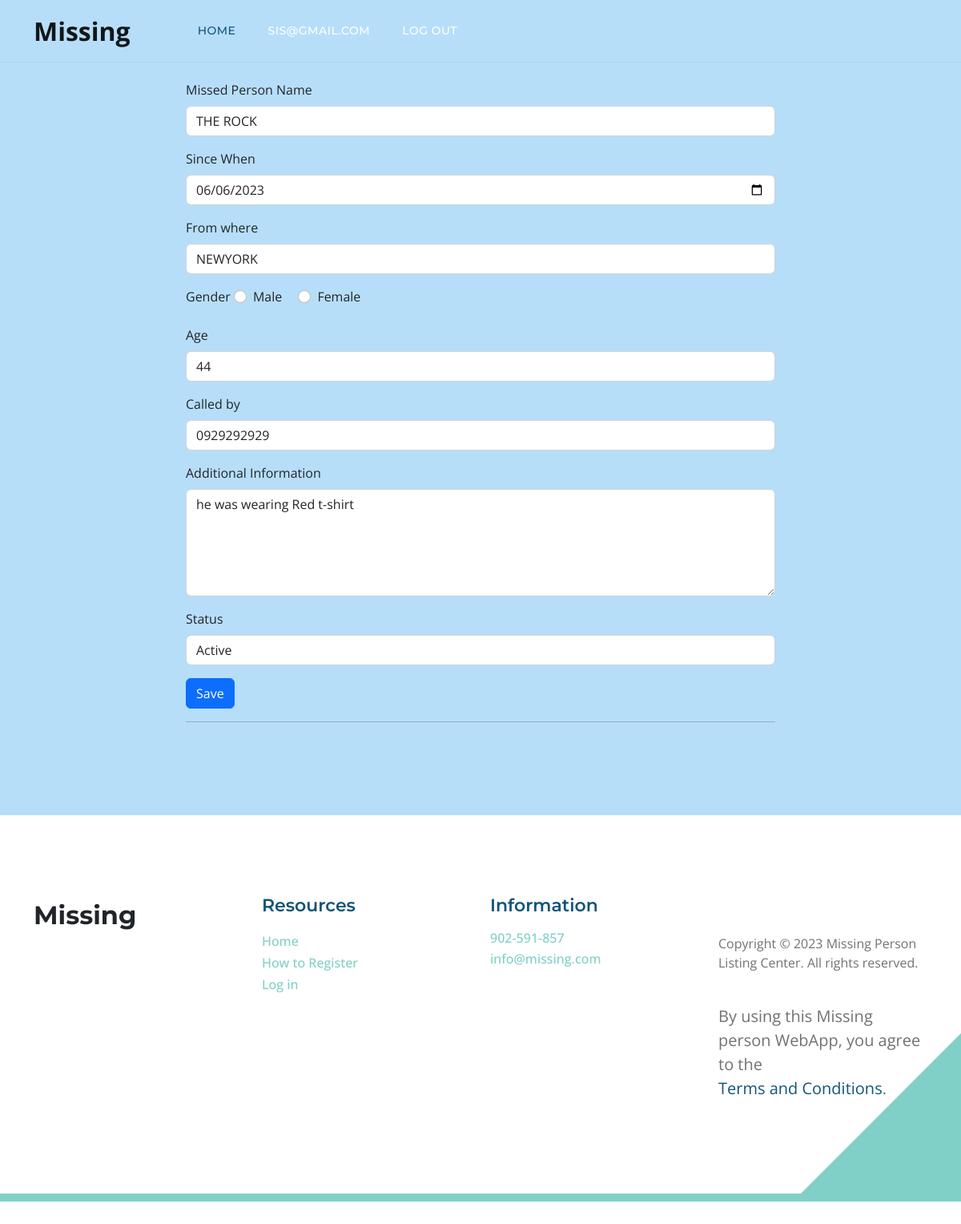
The app's page /2/update (signed in), older data.
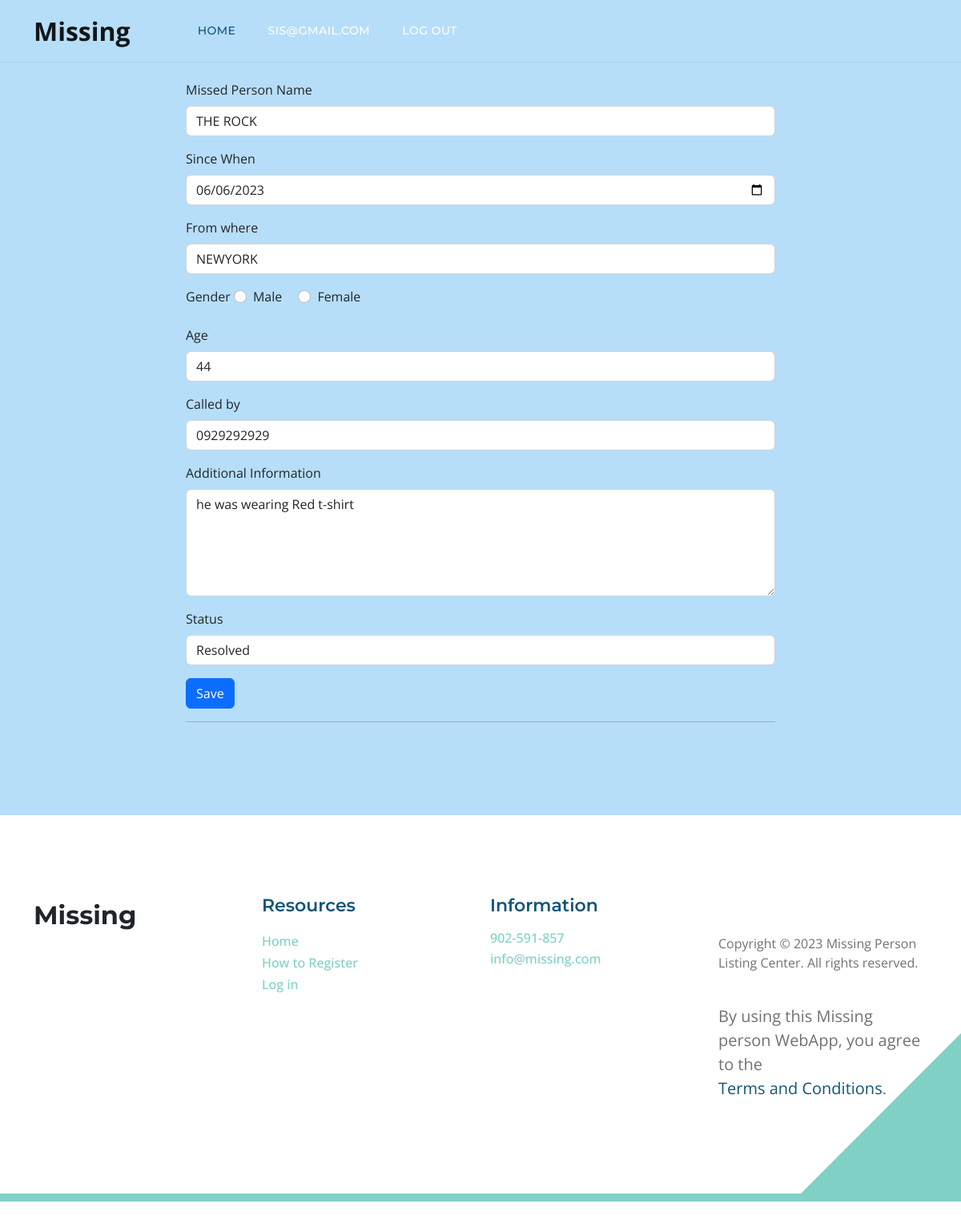
The same page, newer data.
### tables this page shows
CREATE TABLE post (
  id INTEGER PRIMARY KEY AUTOINCREMENT,
  finder_id INTEGER NOT NULL,
  created TIMESTAMP NOT NULL DEFAULT CURRENT_TIMESTAMP,
  missed_name TEXT NOT NULL,
  since TEXT NOT NULL,
  missing_from TEXT NOT NULL,
  gender TEXT NOT NULL,
  age TEXT NOT NULL,
  call_on TEXT NOT NULL,
  additional_info TEXT NOT NULL,
  photo_url TEXT NOT NULL,
  status TEXT NOT NULL DEFAULT 'active',
  FOREIGN KEY (finder_id) REFERENCES user (id)
);

### missing/blog.py (the view, shortened to what this page needs)
@bp.route('/<int:id>/update', methods=('GET', 'POST'))
@login_required
def update(id):
    post = get_post(id)
    return render_template('blog/update.html', post=post)

### missing/auth.py (called while the page is built)
def login_required(view):
    @functools.wraps(view)
    def wrapped_view(**kwargs):
        if g.user is None:
            return redirect(url_for('auth.login'))
        return view(**kwargs)
    return wrapped_view

@bp.before_app_request
def load_logged_in_user():
    user_id = session.get('user_id')
    if user_id is None:
        g.user = None
    else:
        db = get_db()
        g.user = db.execute(
            'SELECT * FROM user WHERE id = ?', (user_id,)
        ).fetchone()

### missing/blog.py (called while the page is built)
def get_post(id, check_finder=True):
    post = get_db().execute(
        'SELECT p.id, missed_name, since, missing_from, gender, age, call_on, additional_info, photo_url, status, created, finder_id, email'
        ' FROM post p JOIN user u ON p.finder_id = u.id'
        ' WHERE p.id = ?',
        (id,)
    ).fetchone()
    if post is None:
        abort(404, f"Post id {id} doesn't exist.")
    if check_finder and post['finder_id'] != g.user['id']:
        abort(403)
    return post

### missing/db.py (called while the page is built)
def get_db():
    if 'db' not in g:
        g.db = sqlite3.connect(
            current_app.config['DATABASE'],
            detect_types=sqlite3.PARSE_DECLTYPES
        )
        g.db.row_factory = sqlite3.Row
    return g.db

### missing/templates/blog/update.html (shortened to what this page needs)
{% extends 'base.html' %}
{% block content %}
<section class="topics-detail-section section-padding" id="topics-detail">
  <div class="container">
    <div class="row justify-content-center">
      <div class="col-md-8">
        <form method="post">
          <div class="mb-3">
            <label for="missed_name" class="form-label">Missed Person Name</label>
            <input type="text" class="form-control" id="missed_name" name="missed_name" value="{{ request.form['missed_name'] or post['missed_name'] }}" required>
          </div>
          <div class="mb-3">
            <label for="since" class="form-label">Since When</label>
            <input type="date" class="form-control" id="since" name="since" value="{{ request.form['since'] or post['since'] }}" required>
          </div>
          <div class="mb-3">
            <label for="missing_from" class="form-label">From where</label>
            <input type="text" class="form-control" id="missing_from" name="missing_from" value="{{ request.form['missing_from'] or post['missing_from'] }}" required>
          </div>
          <div class="mb-3">
            <label class="form-label">Gender</label>
            <div class="form-check form-check-inline">
              <input class="form-check-input" type="radio" name="gender" id="male" value="male" {% if request.form['gender'] == 'male' %}checked{% endif %} required>
              <label class="form-check-label" for="male">Male</label>
            </div>
            <div class="form-check form-check-inline">
              <input class="form-check-input" type="radio" name="gender" id="female" value="female" {% if request.form['gender'] == 'female' %}checked{% endif %} required>
              <label class="form-check-label" for="female">Female</label>
            </div>
          </div>
          <div class="mb-3">
            <label for="age" class="form-label">Age</label>
            <input type="number" class="form-control" id="age" name="age" value="{{ request.form['age'] or post['age'] }}" required>
          </div>
          <div class="mb-3">
            <label for="call_on" class="form-label">Called by</label>
            <input type="text" class="form-control" id="call_on" name="call_on" value="{{ request.form['call_on'] or post['call_on'] }}" required>
          </div>
          <div class="mb-3">
            <label for="additional_info" class="form-label">Additional Information</label>
            <textarea class="form-control" id="additional_info" name="additional_info" rows="5">{{ request.form['additional_info'] or post['additional_info'] }}</textarea>
          </div>
          <div class="mb-3">
            <label for="status" class="form-label">Status</label>
            <select class="form-control" id="status" name="status">
              <option value="active" {% if post['status'] == 'active' %}selected{% endif %}>Active</option>
              <option value="resolved" {% if post['status'] == 'resolved' %}selected{% endif %}>Resolved</option>
            </select>
          </div>
          <button type="submit" class="btn btn-primary">Save</button>
        </form>
        <hr>
      </div>
    </div>
  </div>
</section>
{% endblock %}

Row changes from the older to the newer data that the page shows:
changed post "THE ROCK": status "Active" → "Resolved"
